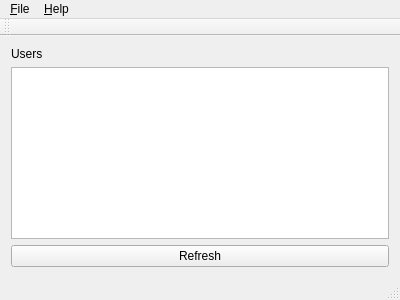
<?xml version="1.0" encoding="UTF-8"?>
<ui version="4.0">
 <class>MainWindow</class>
 <widget class="QMainWindow" name="MainWindow">
  <property name="geometry">
   <rect>
    <x>0</x>
    <y>0</y>
    <width>400</width>
    <height>300</height>
   </rect>
  </property>
  <property name="windowTitle">
   <string>MainWindow</string>
  </property>
  <widget class="QWidget" name="centralWidget">
   <layout class="QVBoxLayout" name="verticalLayout">
    <item>
     <widget class="QLabel" name="label">
      <property name="text">
       <string>Users</string>
      </property>
     </widget>
    </item>
    <item>
     <widget class="QListWidget" name="lwUsers"/>
    </item>
    <item>
     <widget class="QPushButton" name="pbRefresh">
      <property name="text">
       <string>Refresh</string>
      </property>
     </widget>
    </item>
   </layout>
  </widget>
  <widget class="QMenuBar" name="menuBar">
   <property name="geometry">
    <rect>
     <x>0</x>
     <y>0</y>
     <width>400</width>
     <height>29</height>
    </rect>
   </property>
   <widget class="QMenu" name="menu_File">
    <property name="title">
     <string>&amp;File</string>
    </property>
    <addaction name="action_Settings"/>
    <addaction name="separator"/>
    <addaction name="action_Exit"/>
   </widget>
   <widget class="QMenu" name="menu_Help">
    <property name="title">
     <string>&amp;Help</string>
    </property>
    <addaction name="action_About_QtChat"/>
    <addaction name="action_About_Qt"/>
   </widget>
   <addaction name="menu_File"/>
   <addaction name="menu_Help"/>
  </widget>
  <widget class="QToolBar" name="mainToolBar">
   <attribute name="toolBarArea">
    <enum>TopToolBarArea</enum>
   </attribute>
   <attribute name="toolBarBreak">
    <bool>false</bool>
   </attribute>
  </widget>
  <widget class="QStatusBar" name="statusBar"/>
  <action name="action_Exit">
   <property name="icon">
    <iconset theme="application-exit"/>
   </property>
   <property name="text">
    <string>&amp;Exit</string>
   </property>
  </action>
  <action name="action_About_QtChat">
   <property name="icon">
    <iconset theme="help-about"/>
   </property>
   <property name="text">
    <string>&amp;About QtChat</string>
   </property>
  </action>
  <action name="action_About_Qt">
   <property name="icon">
    <iconset theme="help-about"/>
   </property>
   <property name="text">
    <string>&amp;About Qt</string>
   </property>
  </action>
  <action name="action_Settings">
   <property name="icon">
    <iconset theme="preferences-other"/>
   </property>
   <property name="text">
    <string>&amp;Settings</string>
   </property>
  </action>
 </widget>
 <layoutdefault spacing="6" margin="11"/>
 <resources/>
 <connections/>
</ui>
